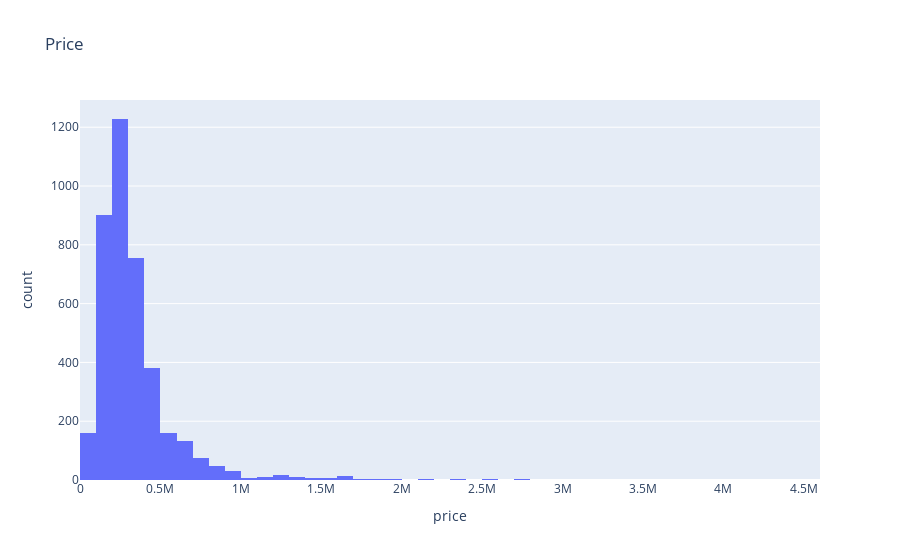
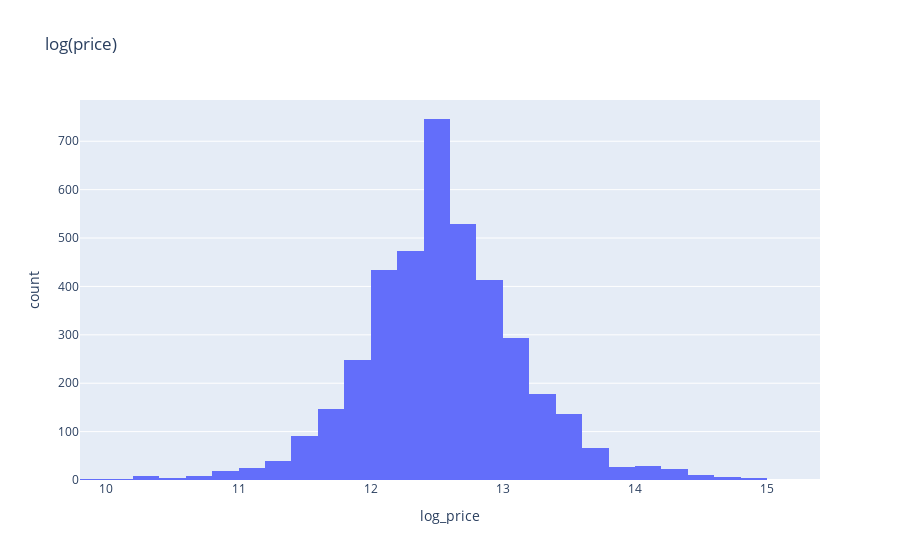
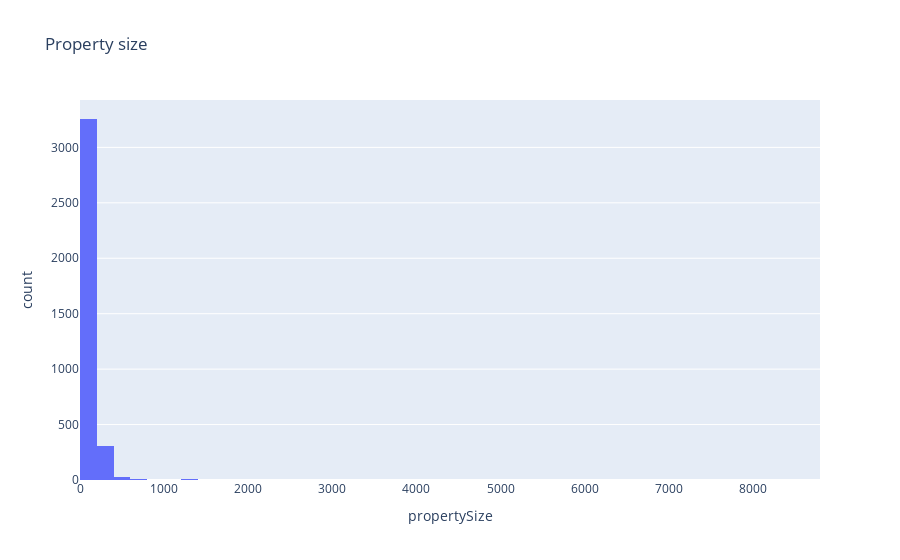
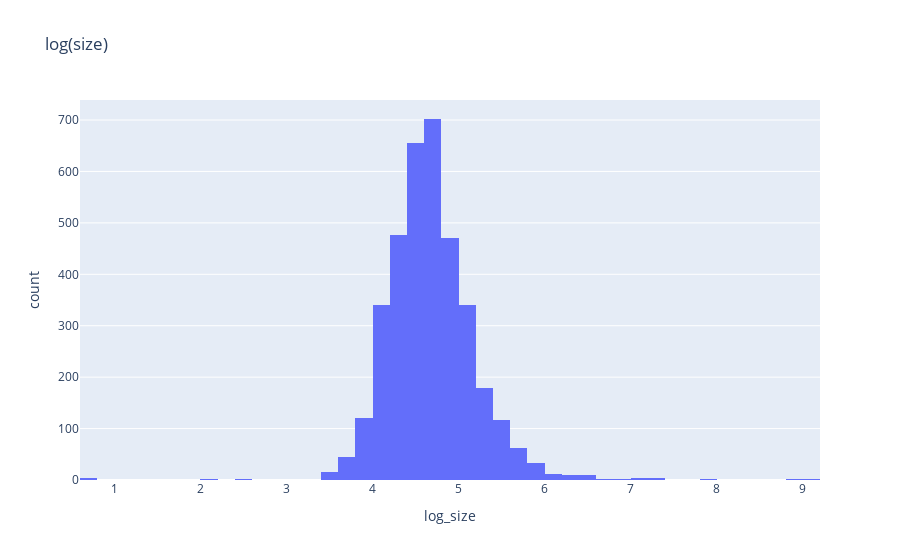

The code cell stored with these charts, in order, in its notebook:
### Markdown cell above
### 3.1 Histograms - log-transforming

What we're looking for
- Original scale: if the histogram is strongly right‑skewed, a log transform often helps.
- Log scale: if the histogram of log_price looks more symmetric, bell‑ish, that’s a sign that log‑transforming for regression is useful (errors closer to normal, linearity easier).

### Code cell
import plotly.express as px
import numpy as np

# Histograms on log scale (log-transform)
df['log_price'] = np.log1p(df['price'])          # log(1 + x) to avoid log(0)
df['log_size']  = np.log1p(df['propertySize'])

# Basic histograms
px.histogram(df, x='price', nbins=50, title='Price').show()
px.histogram(df, x='log_price', nbins=50, title='log(price)').show()
#log- scale histograms
px.histogram(df, x='propertySize', nbins=50, title='Property size').show()
px.histogram(df, x='log_size', nbins=50, title='log(size)').show()

### Figure 1 — Plotly figure (JSON) as saved in the notebook; plotly's stock layout.template omitted (floating-point values rounded to 4 significant figures; data arrays with more than 128 entries replaced by an {"elided": "..."} marker saying what was removed)
{"data": [{"bingroup": "x", "hovertemplate": "price=%{x}<br>count=%{y}<extra></extra>", "legendgroup": "", "marker": {"color": "#636efa", "pattern": {"shape": ""}}, "name": "", "nbinsx": 50, "orientation": "v", "showlegend": false, "type": "histogram", "x": {"elided": "3967 int values"}, "xaxis": "x", "yaxis": "y"}], "layout": {"barmode": "relative", "legend": {"tracegroupgap": 0}, "title": {"text": "Price"}, "xaxis": {"anchor": "y", "domain": [0, 1], "title": {"text": "price"}}, "yaxis": {"anchor": "x", "domain": [0, 1], "title": {"text": "count"}}}}

### Figure 2 — Plotly figure (JSON) as saved in the notebook; plotly's stock layout.template omitted (floating-point values rounded to 4 significant figures; data arrays with more than 128 entries replaced by an {"elided": "..."} marker saying what was removed)
{"data": [{"bingroup": "x", "hovertemplate": "log_price=%{x}<br>count=%{y}<extra></extra>", "legendgroup": "", "marker": {"color": "#636efa", "pattern": {"shape": ""}}, "name": "", "nbinsx": 50, "orientation": "v", "showlegend": false, "type": "histogram", "x": {"elided": "3967 float values"}, "xaxis": "x", "yaxis": "y"}], "layout": {"barmode": "relative", "legend": {"tracegroupgap": 0}, "title": {"text": "log(price)"}, "xaxis": {"anchor": "y", "domain": [0, 1], "title": {"text": "log_price"}}, "yaxis": {"anchor": "x", "domain": [0, 1], "title": {"text": "count"}}}}

### Figure 3 — Plotly figure (JSON) as saved in the notebook; plotly's stock layout.template omitted (floating-point values rounded to 4 significant figures; data arrays with more than 128 entries replaced by an {"elided": "..."} marker saying what was removed)
{"data": [{"bingroup": "x", "hovertemplate": "propertySize=%{x}<br>count=%{y}<extra></extra>", "legendgroup": "", "marker": {"color": "#636efa", "pattern": {"shape": ""}}, "name": "", "nbinsx": 50, "orientation": "v", "showlegend": false, "type": "histogram", "x": {"elided": "3967 float values"}, "xaxis": "x", "yaxis": "y"}], "layout": {"barmode": "relative", "legend": {"tracegroupgap": 0}, "title": {"text": "Property size"}, "xaxis": {"anchor": "y", "domain": [0, 1], "title": {"text": "propertySize"}}, "yaxis": {"anchor": "x", "domain": [0, 1], "title": {"text": "count"}}}}

### Figure 4 — Plotly figure (JSON) as saved in the notebook; plotly's stock layout.template omitted (floating-point values rounded to 4 significant figures; data arrays with more than 128 entries replaced by an {"elided": "..."} marker saying what was removed)
{"data": [{"bingroup": "x", "hovertemplate": "log_size=%{x}<br>count=%{y}<extra></extra>", "legendgroup": "", "marker": {"color": "#636efa", "pattern": {"shape": ""}}, "name": "", "nbinsx": 50, "orientation": "v", "showlegend": false, "type": "histogram", "x": {"elided": "3967 float values"}, "xaxis": "x", "yaxis": "y"}], "layout": {"barmode": "relative", "legend": {"tracegroupgap": 0}, "title": {"text": "log(size)"}, "xaxis": {"anchor": "y", "domain": [0, 1], "title": {"text": "log_size"}}, "yaxis": {"anchor": "x", "domain": [0, 1], "title": {"text": "count"}}}}
